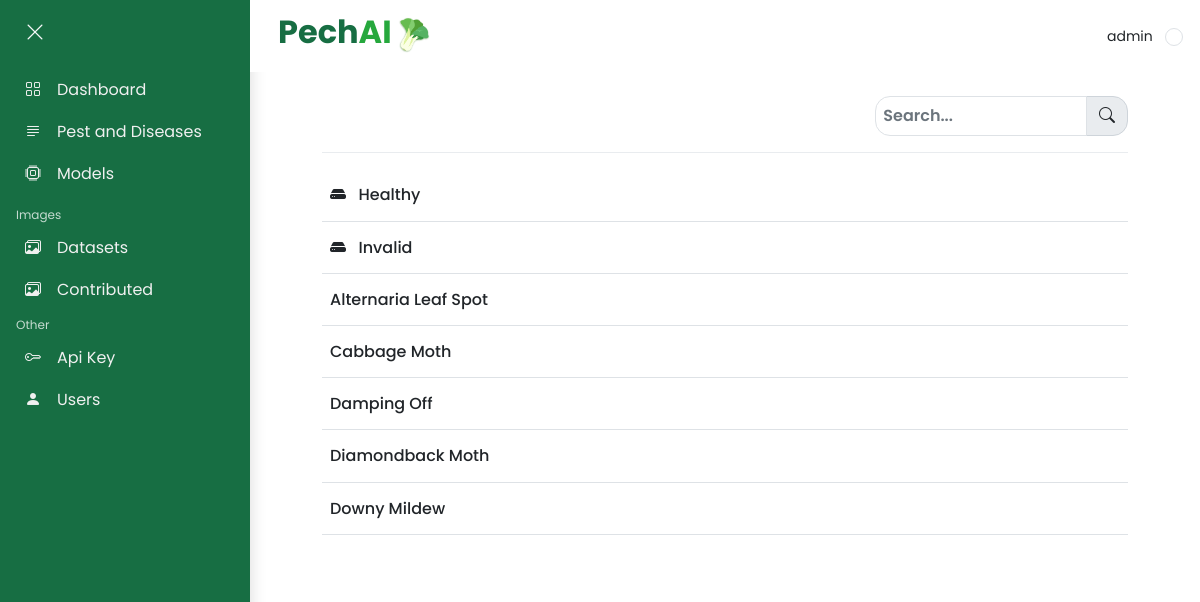
/datasets.php (signed in), run on the app's committed database.
### tables this page shows
CREATE TABLE `classes` (
  `id` int(11) NOT NULL,
  `classname` varchar(255) NOT NULL,
  `information` text NOT NULL,
  `information_ceb` text NOT NULL,
  `causes` text NOT NULL,
  `causes_ceb` text NOT NULL,
  `recommendation` text NOT NULL,
  `recommendation_ceb` text NOT NULL
);

### class/userClass.php (called while the page is built, shortened)
<?php
class userClass {
     public function adminDetails($aid) {
          try {
               $db = pdo_init();
               $stmt = $db->prepare("SELECT ausername,apassword FROM admin WHERE aid=:aid");
               $stmt->bindParam("aid", $aid, PDO::PARAM_INT);
               $stmt->execute();
               $data = $stmt->fetch(PDO::FETCH_OBJ);
               return $data;
          } catch (PDOException $e) {
               echo '{"error":{"text":' . $e->getMessage() . '}}';
          }
     }
}

### datasets.php (the view, shortened to what this page needs)
<?php
$pdo = pdo_init();
include('class/userClass.php');
$userClass = new userClass();
$adminDetails = $userClass->adminDetails($_COOKIE['a_id']);
?>
<!DOCTYPE html>
<html lang="en">
<head>
    <link href="https://cdn.jsdelivr.net/npm/bootstrap@5.0.2/dist/css/bootstrap.min.css" rel="stylesheet">
    <link rel="stylesheet" href="https://cdn.jsdelivr.net/npm/bootstrap-icons@1.10.3/font/bootstrap-icons.css">
    <link rel="stylesheet" href="https://cdnjs.cloudflare.com/ajax/libs/font-awesome/6.0.0-beta3/css/all.min.css"
 />
    <link rel="stylesheet" href="style.css">
</head>
<body class="white-f5">
    <?php
    include 'sys/sidebar.php'
        ?>
    <div id="main">
        <?php
        include 'sys/admin_navbar.php'
            ?>
        <div class="container " style="height:100vh">
            <div class=" mb-5">
                <div class="row ps-lg-5 ps-md-3 pe-lg-5 pe-md-3">
                    <div class="col-md-12 col-lg-12  bg-white  round_md p-sm-4  ">
                        <table class="table " id="diseaseTable">
                            <div class="row">
                                <div class="col-sm-8">
                                </div>
                                <div class="col-sm-4 ">
                                    <div class="input-group ">
                                        <input type="text" onkeyup="onDiseaseSearch()"
                                            class="bg-white form-control border round" id="diseaseBox"
                                            placeholder="Search...">
                                        <span class="input-group-text  round" onclick="onDiseaseSearch()">
                                            <i class="bi bi-search"></i>
                                        </span>
                                    </div>
                                </div>
                            </div>
                            <hr>
                            <tbody>
                                <?php
                                $query = $pdo->prepare("SELECT * FROM classes WHERE classname IN ('Healthy', 'Invalid') ORDER BY classname ASC;");
                                $query->execute(array());
                                $list = $query->fetchAll(PDO::FETCH_OBJ);
                                foreach ($list as $bd) {
                                    ?>
                                    <tr>
                                        <td class="text-capitalize  round border-bottom "
                                            onclick="goTo('<?php echo $bd->classname; ?>');">
                                            <h6 class="pt-2"> <i class="bi bi-hdd-fill"></i>  &nbsp;
                                                <?php echo $bd->classname ?>
                                            </h6>
                                        </td>
                                    </tr>
                                    <?php
                                }
                                ?>
                                <?php
                                $query = $pdo->prepare("SELECT * FROM classes WHERE classname NOT IN ('Healthy', 'Invalid') ORDER BY classname ASC;");
                                $query->execute(array());
                                $list = $query->fetchAll(PDO::FETCH_OBJ);
                                foreach ($list as $bd) {
                                    ?>
                                    <tr>
                                        <td class="text-capitalize round border-bottom"
                                            onclick="goTo('<?php echo $bd->classname; ?>');">
                                            <h6 class="pt-2">
                                                <?php echo $bd->classname ?>
                                            </h6>
                                        </td>
                                    </tr>
                                    <?php
                                }
                                ?>
                            </tbody>
                        </table>
                    </div>
                </div>
            </div>
        </div>
    </div>
</body>
</html>

### sys/admin_navbar.php (shortened to what this page needs)
<nav class="navbar navbar-expand-md navbar-light fw-bold sticky-top  white-f5   " id="nav">
    <div class="container-fluid">
        <div class="d-flex w-100 align-items-center ">
            <a href="#" class="navbar-brand ms-3 ">
                <div class="d-flex align-items-end">
                    <h2> <span style="color:#176e43;"><b>Pech</span><span style="color:#26a83d;">AI</span> </b></h2>
                    <img width="40" height="40" style="margin-bottom:5px;margin-left:0px;transform:rotate(35deg)" src="img/pechai-nobg.png" alt="">
                </div>
            </a>
            <?php
            if (!empty($adminDetails->ausername)) {
                ?>
                            <div class="dropdown w-100 ">
                                <button class="btn  round float-end ps-2  p-1"type="button" id="dropdownMenuButton" data-bs-toggle="dropdown" aria-haspopup="true" aria-expanded="false">
                                <small> <?= $adminDetails->ausername ?></small>
                              <img class="rounded-circle border ms-2 p-2" src="./img/user.png" alt="" style="width:30px">
                                </button>
                            </div>
        <?php    }
            ?>
        </div>
    </div>
</nav>

### style.css (style rules this page uses)
body { font-family: 'Poppins', sans-serif; }
hr { background-color: #e9ecef; opacity: 1; }
.round { border-radius: 15px; }
.round_md { border-radius: 10px; }
.white-f5 { background-color: #fff; }
img { image-rendering: -webkit-optimize-contrast; image-rendering: crisp-edges; }
input[type=text], input[type=password], textarea { background-color: #f5f5f5; border: 3px solid #f5f5f5; width: 100%; padding: 7px; transition: 0.3s; color: #505050; font-weight: 600; }
#diseaseTable th, #diseaseTable td { padding: 8px; border: 0px; text-align: left; }

### sidebar-style.css (style rules this page uses)
#main { transition: margin-left 0.2s ease; margin-left: 250px; }
@media screen and (min-width: 867px) { #main { margin-left: 250px; } }
@media screen and (min-width: 1090px) { #main { margin-left: 250px; } }

### data on the page
classes: classname "Healthy"
classes: classname "Invalid"
classes: classname "Alternaria Leaf Spot"
classes: classname "Cabbage Moth"
classes: classname "Damping Off"
classes: classname "Diamondback Moth"
classes: classname "Downy Mildew"

### other printed values
$adminDetails->ausername "admin"
